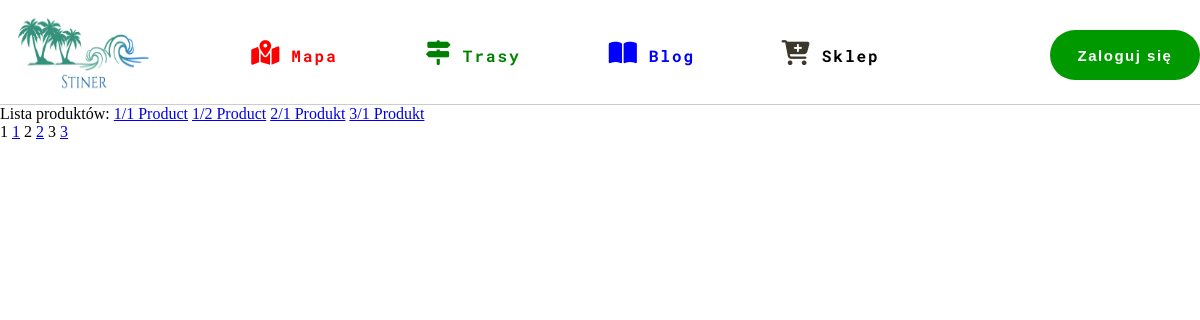
Page /shop/ on the earlier database version.
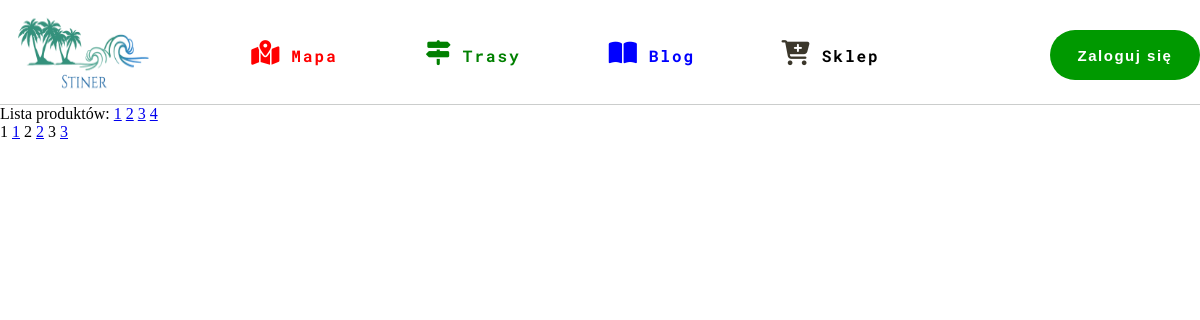
Same page on the later database version.
### shop/models.py (models this page shows, shortened)
class Product(models.Model):
    category = models.ForeignKey(Category, related_name='products', on_delete=models.CASCADE)
    name = models.CharField(max_length=200, db_index=True)
    slug = models.CharField(max_length=200, db_index=True )
    image = models.ImageField(upload_to='media/products/%Y/%m/%d', blank=True)
    description = models.TextField(blank=True)
    price = models.DecimalField(max_digits=10, decimal_places=2)
    available = models.BooleanField(default=True)
    created = models.DateTimeField(auto_now_add=True)
    updated = models.DateTimeField(auto_now_add=True)
    class Meta:
        ordering = ('name',)
        index_together = (('id', 'slug'),)

### shop/views.py (the view)
# urls.py: path('shop/', views.ProductContentListView.as_view(), name='list_products'),
class ProductContentListView(TemplateResponseMixin, View):
    template_name = 'shop/products/list.html'
    def get(self, request, name_category=None):
        category = Category.objects.all()
        products = Product.objects.all()
        if name_category:
            products = Product.objects.filter(category=name_category)
        return self.render_to_response({'products': products,
                                        'category': category})

### shop/templates/shop/products/list.html
{% extends "base.html" %}
{% block content %}
Lista produktów:
{% for ob in products %}
<a href='{% url "shop:product_detail" ob.name %}'> {{ob.name}}</a>
{% endfor %}
<br>
{% for ob in category %}
{{ob.name}}
<a href='{% url "shop:products_list_category" ob.name %}'> {{ob.name}}</a>
{% endfor %}
{% endblock %}

Differences in the rows shown:
changed Product (number 1 of 4 on the later page): name "1/1 Product" → "1"
changed Product (number 2 of 4 on the later page): name "1/2 Product" → "2"
changed Product (number 3 of 4 on the later page): name "2/1 Produkt" → "3"
changed Product (number 4 of 4 on the later page): name "3/1 Produkt" → "4"
